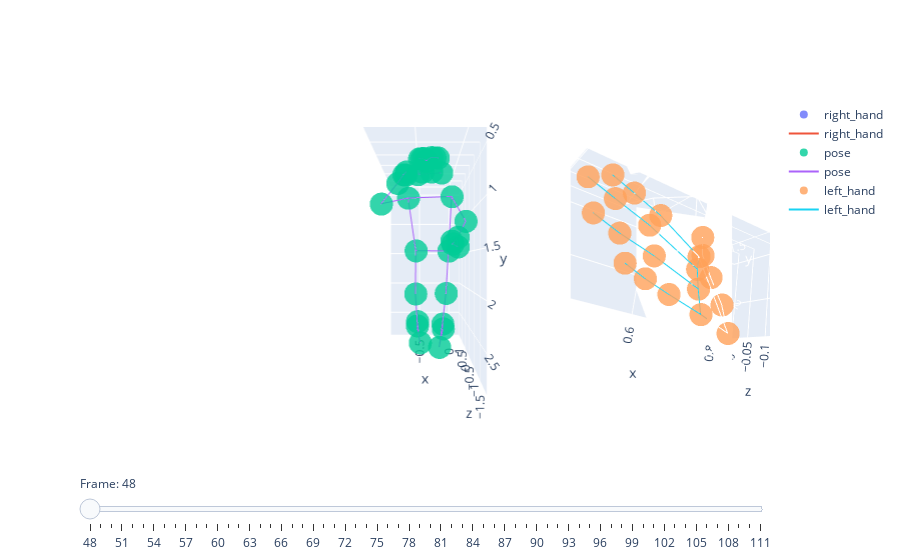

The code cell stored with this chart in its notebook:
### Code cell
viz = Visualizer(train, True)
viz.visualize(sign='thankyou', random_state=69699)
